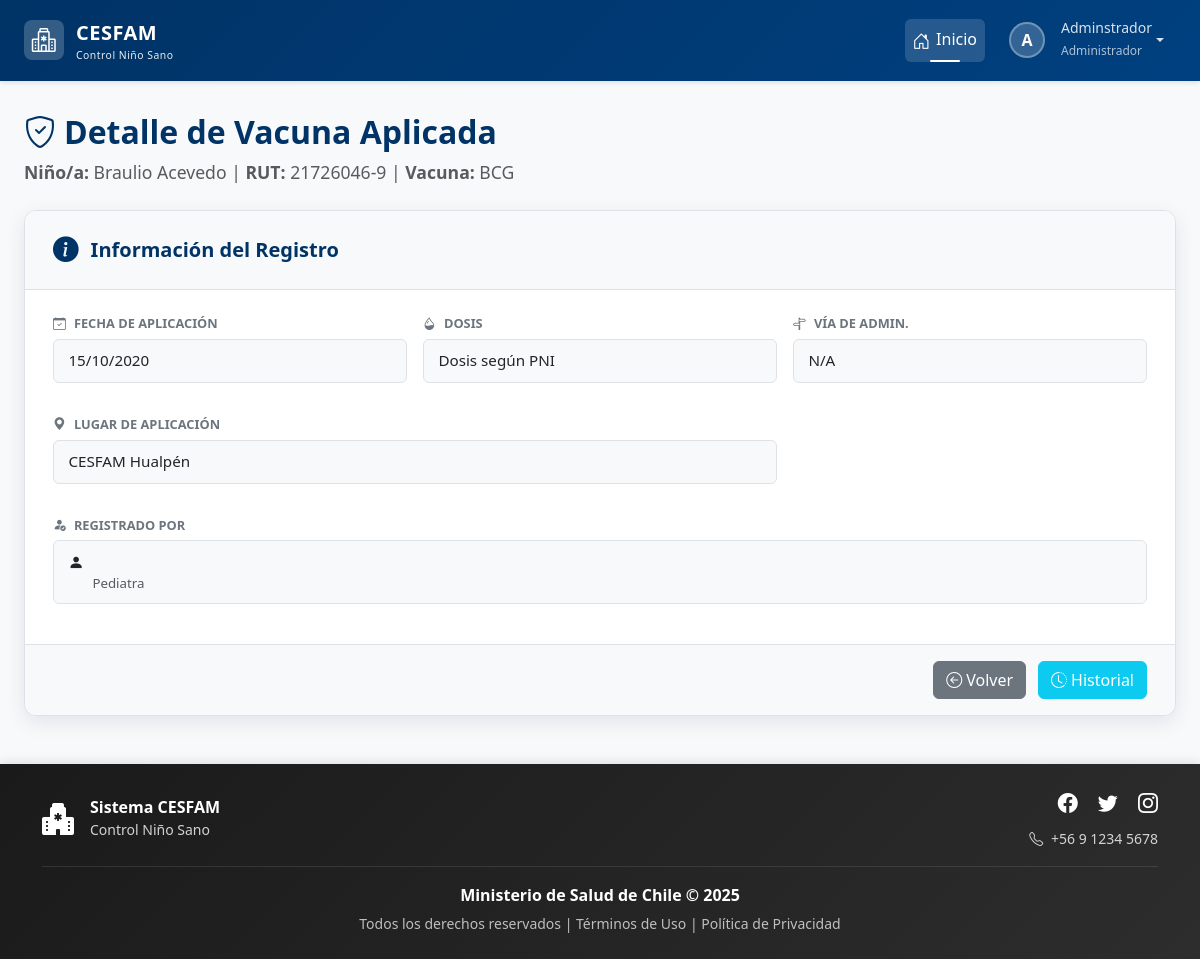
Page /vacunas/ver/305/ (signed in) on the committed database.
### login/models.py (models this page shows, shortened)
class Usuario(AbstractBaseUser, PermissionsMixin):
    rut = models.CharField(max_length=10, unique=True)
    nombre_completo = models.CharField(max_length=200)
    email = models.EmailField(unique=True)
    rol = models.ForeignKey(Rol, on_delete=models.PROTECT)
    clave_temporal = models.BooleanField(default=False)
    nombre_completo_norm = models.CharField(
        max_length=200,
        editable=False,
        db_index=True
    )
    activo = models.BooleanField(default=True)
    is_staff = models.BooleanField(default=False) # Necesario para el admin de Django
    fecha_creacion = models.DateTimeField(default=timezone.now)
    objects = UsuarioManager()
    USERNAME_FIELD = 'rut'
    REQUIRED_FIELDS = ['nombre_completo', 'email']

class Rol(models.Model):
    id = models.AutoField(primary_key=True)
    nombre_rol = models.CharField(max_length=30, unique=True)
    descripcion = models.CharField(max_length=200)

class Profesional(models.Model):
    ESPECIALIDAD_CHOICES = [
        ('Pediatra', 'Pediatra'),
        ('Enfermero/a', 'Enfermero/a'),
        ('Nutricionista', 'Nutricionista'),
        ('Medico General', 'Medico General'),
        ('Matron/a', 'Matron/a'),
    ]
    rut = models.CharField(max_length=10, primary_key=True) # El RUT es la clave
    nombre_completo = models.CharField(max_length=200)
    email = models.EmailField(unique=True)
    especialidad = models.CharField(max_length=30, choices=ESPECIALIDAD_CHOICES, default='Pediatra')
    encargado = models.BooleanField(default=False)
    usuario = models.OneToOneField(Usuario, on_delete=models.SET_NULL, null=True, blank=True, related_name='perfil_profesional')

### control/models.py (models this page shows, shortened)
class Nino(models.Model):
    ESTADO_SEGUIMIENTO_CHOICES = [
        ('ACTIVO', 'Seguimiento Activo'),
        ('COMPLETADO', 'Programa Completado'),
        ('TRASLADADO', 'Trasladado/Inactivo'),
        ('FALLECIDO', 'Fallecido'),
        ('OTRO', 'Otro'),
    ]
    SEXO_CHOICES = [
        ('Masculino', 'Masculino'),
        ('Femenino', 'Femenino')
    ]
    rut_nino = models.CharField(max_length=10, primary_key=True)
    nombre = models.CharField(max_length=50)
    ap_paterno = models.CharField(max_length=30)
    ap_materno = models.CharField(max_length=30, blank=True, null=True)
    fecha_nacimiento = models.DateField()
    sexo = models.CharField(max_length=20, choices=SEXO_CHOICES)
    direccion = models.CharField(max_length=200)
    fecha_registro = models.DateTimeField(auto_now_add=True)
    comuna = models.ForeignKey(Comuna, on_delete=models.PROTECT)
    estado_seguimiento = models.CharField(
        max_length=20,
        choices=ESTADO_SEGUIMIENTO_CHOICES,
        default='ACTIVO',
        verbose_name="Estado del Seguimiento"
    )
    sector = models.CharField(
        max_length=50,
        blank=True, # Lo hacemos opcional por si no se conoce al principio
        null=True,
        verbose_name="Sector Asignado"
    )
    fecha_fallecimiento = models.DateField(
        null=True,
        blank=True,
        verbose_name="Fecha de Fallecimiento"
    )
    nombre_norm = models.CharField(
        max_length=50,
        editable=False,     # No se muestra en formularios/admin
        db_index=True       # Indexado para búsquedas rápidas
    )
    ap_paterno_norm = models.CharField(
        max_length=30,
        editable=False,
        db_index=True
    )
    ap_materno_norm = models.CharField(
        max_length=30,
        blank=True,
        null=True,
        editable=False,
        db_index=True
    )
    history = HistoricalRecords()

class VacunaAplicada(models.Model):
    VIA_CHOICES = [
        ('I.D', 'Intradérmica'),
        ('I.M', 'Intramuscular'),
        ('S.C', 'Subcutánea'),
        ('V.O', 'Vía Oral'),
        ('N/A', 'No Aplica'),
    ]
    id = models.AutoField(primary_key=True, db_column='vacuna_aplicada_id')
    nino = models.ForeignKey(Nino, on_delete=models.CASCADE, db_column='rut_nino', related_name='vacunas_aplicadas')
    vacuna = models.ForeignKey(Vacuna, on_delete=models.PROTECT)
    fecha_programada = models.DateField()
    fecha_aplicacion = models.DateField(null=True, blank=True)
    deshabilitado = models.BooleanField(default=False, help_text="Marcar si esta vacuna no aplica o no se realizó.")
    history = HistoricalRecords()
    dosis = models.CharField(max_length=50, null=True, blank=True)
    lugar = models.CharField(max_length=100, null=True, blank=True)
    profesional = models.ForeignKey('login.Profesional', on_delete=models.SET_NULL, null=True, blank=True)
    negacion = models.BooleanField(default=False)
    via = models.CharField(max_length=10, choices=VIA_CHOICES, null=True, blank=True)
    fecha_inoculacion = models.DateField(null=True, blank=True)

class Vacuna(models.Model):
    id = models.AutoField(primary_key=True, db_column='vacuna_id')
    nom_vacuna = models.CharField(max_length=200)
    descripcion = models.CharField(max_length=200, blank=True, null=True)
    meses_programada = models.IntegerField(null=True, blank=True)
    history = HistoricalRecords()

### control/views.py (the view)
# urls.py: path('vacunas/ver/<int:vacuna_aplicada_id>/', views.ver_vacuna, name='ver_vacuna'),
@login_required
def ver_vacuna(request, vacuna_aplicada_id):
    vacuna_aplicada = get_object_or_404(VacunaAplicada, pk=vacuna_aplicada_id)
    nino = vacuna_aplicada.nino
    if request.user.rol.nombre_rol.lower() == 'tutor':
        if not request.user.perfil_tutor.ninos.filter(pk=nino.pk).exists():
            raise PermissionDenied
    contexto = {
        'vacuna_aplicada': vacuna_aplicada,
        'nino': nino
    }
    return render(request, 'control/vacuna/ver_vacuna.html', contexto)

### control/templates/control/vacuna/ver_vacuna.html (shortened to what this page needs)
{% extends 'base.html' %}
{% load static %}
{% block extra_css %}
    <link rel="stylesheet" href="{% static 'css/estilodetalles.css' %}">
{% endblock %}
{% block content %}
<div class="page-header mb-3 animate-fade-in-up">
    <h2><i class="bi bi-shield-check me-2"></i>Detalle de Vacuna Aplicada</h2>
    <p class="text-muted">
        <strong>Niño/a:</strong> {{ nino.nombre }} {{ nino.ap_paterno }} |
        <strong>RUT:</strong> {{ nino.rut_nino }}  |
        <strong>Vacuna:</strong> {{ vacuna_aplicada.vacuna.nom_vacuna }}
    </p>
</div>
<div class="card detail-form-card">
    <div class="detail-form-header">
        <span class="icon"><i class="bi bi-info-circle-fill"></i></span>
        <h5>Información del Registro</h5>
    </div>
    <div class="detail-form-body">
        <div class="form-section" style="animation-delay: 0.1s;">
            <div class="row form-fields-grid g-3">
                <div class="col-md-4 col-sm-6 form-field">
                    <span class="field-label"><i class="bi bi-calendar-check"></i> Fecha de Aplicación</span>
                    <span class="field-value">{{ vacuna_aplicada.fecha_aplicacion|date:"d/m/Y"|default:"<span class='text-muted fst-italic'>No registrada</span>"|safe }}</span>
                </div>
                <div class="col-md-4 col-sm-6 form-field">
                    <span class="field-label"><i class="bi bi-droplet-half"></i> Dosis</span>
                    <span class="field-value">{{ vacuna_aplicada.dosis|default:"N/A" }}</span>
                </div>
                <div class="col-md-4 col-sm-6 form-field">
                    <span class="field-label"><i class="bi bi-signpost-split"></i> Vía de Admin.</span>
                    <span class="field-value">{{ vacuna_aplicada.get_via_display|default:"N/A" }}</span>
                </div>
                <div class="col-md-8 col-sm-6 form-field">
                    <span class="field-label"><i class="bi bi-geo-alt-fill"></i> Lugar de Aplicación</span>
                    <span class="field-value">{{ vacuna_aplicada.lugar|default:"N/A" }}</span>
                </div>
                <div class="col-12 form-field">
                    <span class="field-label"><i class="bi bi-person-fill-check"></i> Registrado por</span>
                    <span class="field-value">
                         {% if vacuna_aplicada.profesional %}
                             <i class="bi bi-person-fill"></i> {{ vacuna_aplicada.profesional.usuario.nombre_completo }}
                             <small class="text-muted d-block ps-4">{{ vacuna_aplicada.profesional.especialidad|default:"" }}</small>
                         {% else %}
                             <span class='text-muted fst-italic'>No especificado</span>
                         {% endif %}
                    </span>
                </div>
            </div>
        </div>
    </div> <div class="detail-card-footer">
        <a href="{% url 'control:detalle_nino' nino.rut_nino %}#vacunas-pane" class="btn btn-secondary">
            <i class="bi bi-arrow-left-circle me-1"></i>Volver
        </a>
        {% if request.user.rol.nombre_rol|lower == 'administrador' %}
            <a href="{% url 'control:historial_vacuna' vacuna_aplicada.id %}" class="btn btn-info text-white">
                <i class="bi bi-clock-history me-1"></i>Historial
            </a>
        {% endif %}
    </div>
</div> {% endblock %}

### templates/base.html (shortened to what this page needs)
{% load static %}
<!DOCTYPE html>
<html lang="es">
<head>
    <link href="https://cdn.jsdelivr.net/npm/bootstrap@5.3.2/dist/css/bootstrap.min.css" rel="stylesheet"
>
    <link rel="stylesheet" href="https://cdn.jsdelivr.net/npm/bootstrap-icons@1.11.1/font/bootstrap-icons.css">
    <link href="https://cdn.jsdelivr.net/npm/select2@4.1.0-rc.0/dist/css/select2.min.css" rel="stylesheet" />
    <link rel="stylesheet" href="{% static 'css/estilobase.css' %}">
    {% block extra_css %}{% endblock %}
</head>
<body>
    <nav class="navbar navbar-expand-lg navbar-dark navbar-cesfam sticky-top">
        <div class="container-fluid px-4">
            <a class="navbar-brand" href="{% url 'home' %}">
                <div class="logo-icon">
                    <i class="bi bi-hospital text-white fs-4"></i>
                </div>
                <div>
                    <span>CESFAM</span>
                    <small class="d-block" style="font-size: 0.65rem; font-weight: 400; opacity: 0.9;">
                        Control Niño Sano
                    </small>
                </div>
            </a>
            <div class="collapse navbar-collapse" id="navbarNav">
                <ul class="navbar-nav ms-auto align-items-lg-center">
                    <li class="nav-item">
                        <a class="nav-link active" href="{% url 'home' %}">
                            <i class="bi bi-house-door"></i>Inicio
                        </a>
                    </li>
                    {% if request.user.is_authenticated %}
                    <li class="nav-item dropdown ms-lg-2">
                        <a class="nav-link dropdown-toggle d-flex align-items-center" href="#"
                           id="userDropdown" role="button" data-bs-toggle="dropdown" aria-expanded="false">
                            <div class="user-avatar">
                                {{ request.user.nombre_completo|first|upper }}
                            </div>
                            <div class="d-none d-lg-block text-start ms-2">
                                <small class="d-block" style="line-height: 1.2;">
                                    {{ request.user.nombre_completo|truncatewords:2 }}
                                </small>
                                <small style="font-size: 0.75rem; opacity: 0.8;">
                                    {{ request.user.rol.nombre_rol }}
                                </small>
                            </div>
                        </a>
                    </li>
                    {% else %}
                    <li class="nav-item ms-lg-2">
                        <a class="btn btn-light btn-sm" href="{% url 'login' %}">
                            <i class="bi bi-box-arrow-in-right me-1"></i>Iniciar Sesión
                        </a>
                    </li>
                    {% endif %}
                </ul>
            </div>
        </div>
    </nav>
    <main class="main-container container-fluid px-4">
        {% block content %}
        {% endblock %}
    </main>
    <footer class="footer-cesfam text-white py-4 mt-auto">
        <div class="container">
            <div class="row align-items-center">
                <div class="col-md-4 text-center text-md-start mb-3 mb-md-0">
                    <div class="d-flex align-items-center justify-content-center justify-content-md-start">
                        <i class="bi bi-hospital-fill fs-2 me-3"></i>
                        <div>
                            <h6 class="mb-0 fw-bold">Sistema CESFAM</h6>
                            <small style="opacity: 0.8;">Control Niño Sano</small>
                        </div>
                    </div>
                </div>
                <div class="col-md-4 text-center text-md-end">
                    <div class="social-links mb-2">
                        <a href="#" class="text-white text-decoration-none me-3" aria-label="Facebook">
                            <i class="bi bi-facebook fs-5"></i>
                        </a>
                        <a href="#" class="text-white text-decoration-none me-3" aria-label="Twitter">
                            <i class="bi bi-twitter fs-5"></i>
                        </a>
                        <a href="#" class="text-white text-decoration-none" aria-label="Instagram">
                            <i class="bi bi-instagram fs-5"></i>
                        </a>
                    </div>
                    <small style="opacity: 0.8;">
                        <i class="bi bi-telephone me-1"></i> +56 9 1234 5678
                    </small>
                </div>
            </div>
            <div class="footer-divider my-3"></div>
            <div class="row">
                <div class="col-12 text-center">
                    <p class="mb-1">
                        <strong>Ministerio de Salud de Chile &copy; {% now "Y" %}</strong>
                    </p>
                    <small style="opacity: 0.7;">
                        Todos los derechos reservados |
                        <a href="#" class="text-white text-decoration-none">Términos de Uso</a> |
                        <a href="#" class="text-white text-decoration-none">Política de Privacidad</a>
                    </small>
                </div>
            </div>
        </div>
    </footer>
</body>
</html>

### rows in the picture
Usuario: user.nombre_completo|first "A", user.nombre_completo "Adminstrador", user.rol.nombre_rol "Administrador"
Nino: nombre "Braulio", ap_paterno "Acevedo", rut_nino "21726046-9"
VacunaAplicada: vacuna.nom_vacuna "BCG", fecha_aplicacion "15/10/2020", dosis "Dosis según PNI", via "N/A", lugar "CESFAM Hualpén", profesional.especialidad "Pediatra"
